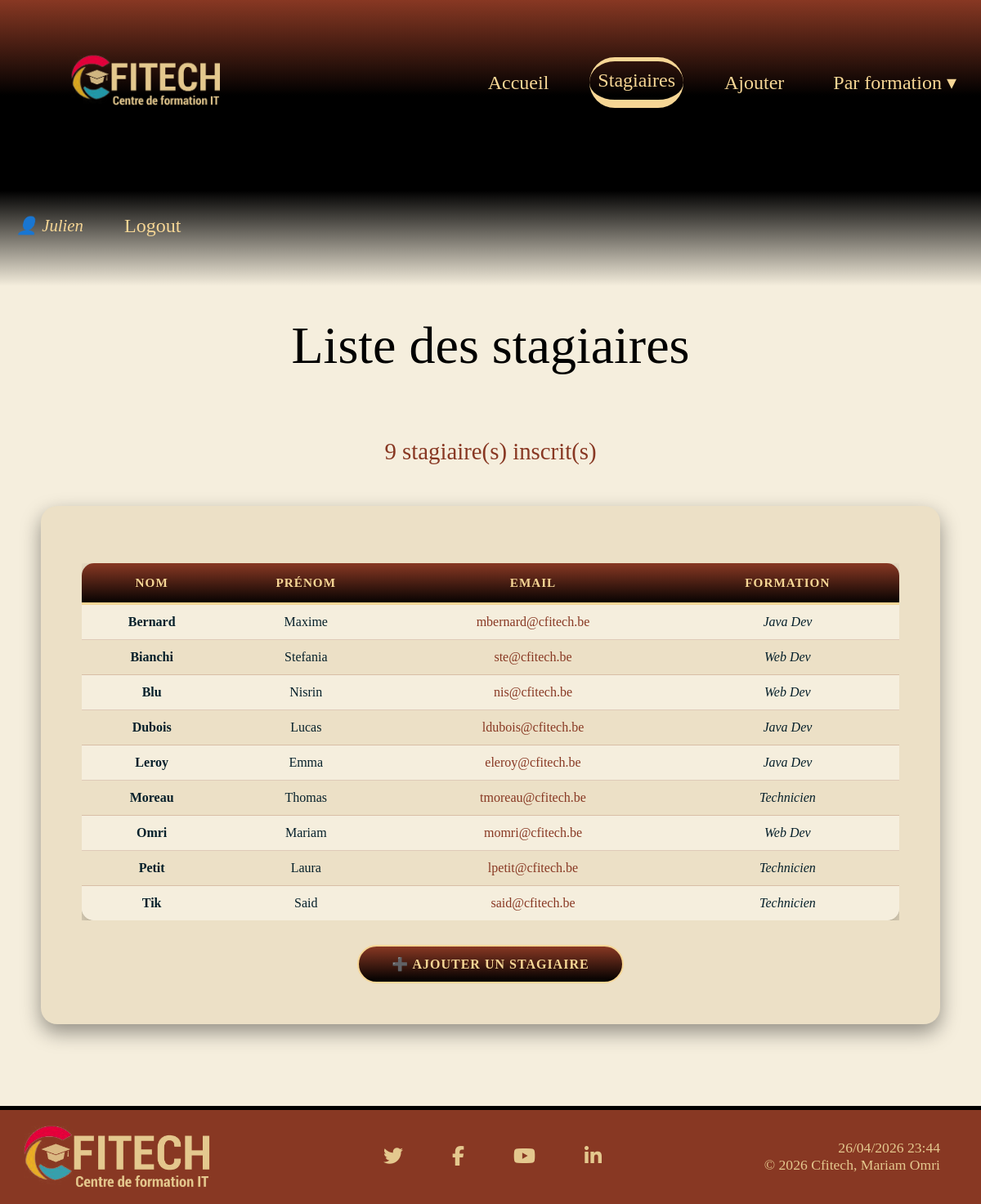
The page /listStagiaires.php (signed in) on the database its author committed.
### tables this page shows
CREATE TABLE IF NOT EXISTS `stagiaires` (
  `id` int NOT NULL AUTO_INCREMENT,
  `nom` varchar(100) NOT NULL,
  `prenom` varchar(100) NOT NULL,
  `email` varchar(100) NOT NULL,
  `date_naissance` date NOT NULL,
  PRIMARY KEY (`id`),
  UNIQUE KEY `email` (`email`)
);

CREATE TABLE IF NOT EXISTS `formations` (
  `id` int NOT NULL AUTO_INCREMENT,
  `intitule` varchar(100) NOT NULL,
  `nb_mois` int NOT NULL,
  `date_debut` date NOT NULL,
  PRIMARY KEY (`id`)
);

### classes/Stagiaire.php (called while the page is built, shortened)
<?php
class Stagiaire
{
    private string $nom;
    private string $prenom;
    private string $email;
    public function __construct(int $unId, string $unNom, string $unPrenom, string $unEmail, string $uneDateNaissance)
    {
        $this->nom = $unNom;
        $this->prenom = $unPrenom;
        $this->email = $unEmail;
    }
    public function getNom(): string
    {
        return $this->nom;
    }
    public function getPrenom(): string
    {
        return $this->prenom;
    }
    public function getEmail(): string
    {
        return $this->email;
    }
}

### listStagiaires.php (the view, shortened to what this page needs)
<?php
require "classes/Stagiaire.php";
require "header.php";
try {
    $resultat = $pdo->query('
        SELECT stagiaires.*, formations.intitule AS formation_intitule, formations.id AS formation_id
        FROM stagiaires
        LEFT JOIN participe ON stagiaires.id = participe.id_stagiaire
        LEFT JOIN formations ON participe.id_formation = formations.id
        ORDER BY stagiaires.nom ASC, stagiaires.prenom ASC
    ');
    $tabStagiaires = $resultat->fetchAll(PDO::FETCH_OBJ);
} catch (PDOException $e) {
    die('Erreur : ' . $e->getMessage());
}
?>
<h1>Liste des stagiaires</h1>
<p class="text"><?= count($tabStagiaires) ?> stagiaire(s) inscrit(s)</p>
<section class="yellow">
    <?php if (count($tabStagiaires) === 0): ?>
        <p style="text-align: center; color: #883823;">Aucun stagiaire inscrit pour le moment.</p>
    <?php else: ?>
        <div class="table-responsive">
            <table class="table">
                <thead>
                    <tr>
                        <th>Nom</th>
                        <th>Prénom</th>
                        <th>Email</th>
                        <th>Formation</th>
                    </tr>
                </thead>
                <tbody>
                    <?php foreach ($tabStagiaires as $s):
                        $stagiaire = new Stagiaire($s->id, $s->nom, $s->prenom, $s->email, $s->date_naissance);
                    ?>
                        <tr>
                            <td><strong><?= htmlspecialchars($stagiaire->getNom()) ?></strong></td>
                            <td><?= htmlspecialchars($stagiaire->getPrenom()) ?></td>
                            <td><a href="mailto:<?= htmlspecialchars($stagiaire->getEmail()) ?>" style="margin:0; padding:0; font-size:1rem; color:#883823;"><?= htmlspecialchars($stagiaire->getEmail()) ?></a></td>
                            <td>
                                <?php if ($s->formation_intitule): ?>
                                    <em><?= htmlspecialchars($s->formation_intitule) ?></em>
                                <?php else: ?>
                                    <span style="color:#999;">— Aucune —</span>
                                <?php endif; ?>
                            </td>
                        </tr>
                    <?php endforeach; ?>
                </tbody>
            </table>
        </div>
    <?php endif; ?>
    <div style="text-align: center; margin-top: 30px;">
        <a href="./addStagiaire.php" class="btn-form-log" style="display:inline-block; margin:0; border:2px solid #F6D695;">➕ Ajouter un stagiaire</a>
    </div>
</section>
<?php require "footer.php"; ?>

### assets/css/style.css (style rules this page uses)
* { margin: 0px; box-sizing: border-box; }
body { background-color: #F5EEDD; font-family: Georgia, 'Times New Roman', serif; min-height: 100vh; }
a { color: #F6D695; text-decoration: none; font-size: 1.5rem; border-radius: 50px; padding: 10px; margin: 50px 20px; transition: all 0.3s ease; }
h1 { text-align: center; color: black; font-family: 'greatvibes', 'Brush Script MT', cursive; padding: 1rem; font-size: 4rem; margin: 20px; font-weight: lighter; }
.text { font-family: 'greatvibes', 'Brush Script MT', cursive; text-align: center; margin: 60px 100px 0; font-size: 1.8rem; color: #883823; }
.yellow { background-color: #ece0c6; margin: 50px; padding: 50px; border-radius: 20px; box-shadow: 0 10px 25px rgba(0, 0, 0, 0.4); }
.btn-form-log { padding: 12px 40px; border-radius: 50px; border: 2px solid #F6D695; cursor: pointer; background-image: linear-gradient(#883823, black); color: #F6D695; font-weight: bold; font-size: 1rem; font-family: Georgia, serif; letter-spacing: 1px; margin: 10px 5px; transition: all 0.3s ease; text-transform: uppercase; }
.table-responsive { width: 100%; overflow-x: auto; margin: 20px 0; }
table.table { width: 100%; border-collapse: separate; border-spacing: 0; background-color: #F5EEDD; border-radius: 15px; overflow: hidden; box-shadow: 0 10px 25px rgba(0, 0, 0, 0.3); font-family: Georgia, serif; }
table.table thead { background-image: linear-gradient(#883823, black); }
table.table thead th { color: #F6D695; padding: 15px 10px; text-align: center; font-size: 0.95rem; border-bottom: 3px solid #F6D695; text-transform: uppercase; letter-spacing: 1px; }
table.table tbody td { padding: 12px 10px; text-align: center; color: #06202B; border-bottom: 1px solid rgba(136, 56, 35, 0.2); }
table.table tbody tr:nth-child(even) { background-color: #ece0c6; }
table.table tbody tr:nth-child(odd) { background-color: #F5EEDD; }
table.table tbody tr:last-child td { border-bottom: none; }

### rows shown on the page
stagiaires: nom "Bernard", prenom "Maxime", email "mbernard@cfitech.be", formations.intitule "Java Dev"
stagiaires: nom "Bianchi", prenom "Stefania", email "ste@cfitech.be", formations.intitule "Web Dev"
stagiaires: nom "Blu", prenom "Nisrin", email "nis@cfitech.be", formations.intitule "Web Dev"
stagiaires: nom "Dubois", prenom "Lucas", email "ldubois@cfitech.be", formations.intitule "Java Dev"
stagiaires: nom "Leroy", prenom "Emma", email "eleroy@cfitech.be", formations.intitule "Java Dev"
stagiaires: nom "Moreau", prenom "Thomas", email "tmoreau@cfitech.be", formations.intitule "Technicien"
stagiaires: nom "Omri", prenom "Mariam", email "momri@cfitech.be", formations.intitule "Web Dev"
stagiaires: nom "Petit", prenom "Laura", email "lpetit@cfitech.be", formations.intitule "Technicien"
stagiaires: nom "Tik", prenom "Said", email "said@cfitech.be", formations.intitule "Technicien"

### other values the page prints
$_SESSION['pseudo'] "Julien"
count($tabStagiaires) "9"
